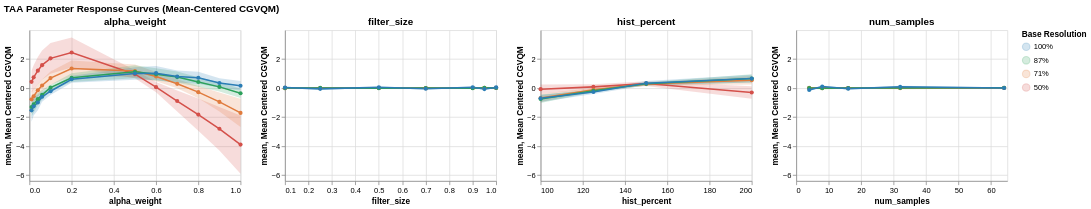

The cell this chart's notebook holds for it:
### Code cell
df_cent = load_df(JSON_PATH, center=True)
agg = df_cent.groupby(['parameter', 'resolution', 'value'])['score_centered'].agg(['mean', 'std', 'count']).reset_index()
agg['ci95'] = 1.96 * (agg['std'] / np.sqrt(agg['count']))
agg['resolution'] = agg['resolution'].astype(str) + '%'

y_min = (agg['mean'] - agg['ci95']).min() - 0.5
y_max = (agg['mean'] + agg['ci95']).max() + 0.5
y_scale = alt.Scale(domain=[y_min, y_max])

charts = []
for param in PARAMS:
    sub = agg[agg['parameter'] == param]
    band = alt.Chart(sub).mark_errorband(opacity=0.2).encode(
        x=alt.X('value:Q', title=param),
        y=alt.Y('mean:Q', scale=y_scale),
        yError='ci95:Q',
        color=alt.Color('resolution:N', scale=color_scale, sort=res_order)
    )
    line = alt.Chart(sub).mark_line(point=True).encode(
        x=alt.X('value:Q', title=param),
        y=alt.Y('mean:Q', title='Mean Centered CGVQM', scale=y_scale),
        color=alt.Color('resolution:N', title='Base Resolution', scale=color_scale, sort=res_order),
        tooltip=['resolution', 'value', alt.Tooltip('mean:Q', format='.3f'), alt.Tooltip('ci95:Q', format='.3f')]
    )
    charts.append((band + line).properties(title=f'{param}', width=280, height=200))

alt.hconcat(*[alt.hconcat(*charts[:2]), alt.hconcat(*charts[2:])]).resolve_scale(color='shared').properties(
    title='TAA Parameter Response Curves (Mean-Centered CGVQM)'
)

### Figure 1 — Vega-Lite specification as saved in the notebook (floating-point values rounded to 4 significant figures)
{"config": {"view": {"continuousWidth": 300, "continuousHeight": 300}}, "hconcat": [{"hconcat": [{"layer": [{"mark": {"type": "errorband", "opacity": 0.2}, "encoding": {"color": {"field": "resolution", "scale": {"domain": ["100%", "87%", "71%", "50%"], "range": ["#2a7db5", "#2ca05a", "#e07b3d", "#d4504a"]}, "sort": ["100%", "87%", "71%", "50%"], "type": "nominal"}, "x": {"field": "value", "title": "alpha_weight", "type": "quantitative"}, "y": {"field": "mean", "scale": {"domain": [-6.397, 3.982]}, "type": "quantitative"}, "yError": {"field": "ci95"}}}, {"mark": {"type": "line", "point": true}, "encoding": {"color": {"field": "resolution", "scale": {"domain": ["100%", "87%", "71%", "50%"], "range": ["#2a7db5", "#2ca05a", "#e07b3d", "#d4504a"]}, "sort": ["100%", "87%", "71%", "50%"], "title": "Base Resolution", "type": "nominal"}, "tooltip": [{"field": "resolution", "type": "nominal"}, {"field": "value", "type": "quantitative"}, {"field": "mean", "format": ".3f", "type": "quantitative"}, {"field": "ci95", "format": ".3f", "type": "quantitative"}], "x": {"field": "value", "title": "alpha_weight", "type": "quantitative"}, "y": {"field": "mean", "scale": {"domain": [-6.397, 3.982]}, "title": "Mean Centered CGVQM", "type": "quantitative"}}}], "data": {"name": "data-637325ffd3760d01943e40e42c86f2dd"}, "height": 200, "title": "alpha_weight", "width": 280}, {"layer": [{"mark": {"type": "errorband", "opacity": 0.2}, "encoding": {"color": {"field": "resolution", "scale": {"domain": ["100%", "87%", "71%", "50%"], "range": ["#2a7db5", "#2ca05a", "#e07b3d", "#d4504a"]}, "sort": ["100%", "87%", "71%", "50%"], "type": "nominal"}, "x": {"field": "value", "title": "filter_size", "type": "quantitative"}, "y": {"field": "mean", "scale": {"domain": [-6.397, 3.982]}, "type": "quantitative"}, "yError": {"field": "ci95"}}}, {"mark": {"type": "line", "point": true}, "encoding": {"color": {"field": "resolution", "scale": {"domain": ["100%", "87%", "71%", "50%"], "range": ["#2a7db5", "#2ca05a", "#e07b3d", "#d4504a"]}, "sort": ["100%", "87%", "71%", "50%"], "title": "Base Resolution", "type": "nominal"}, "tooltip": [{"field": "resolution", "type": "nominal"}, {"field": "value", "type": "quantitative"}, {"field": "mean", "format": ".3f", "type": "quantitative"}, {"field": "ci95", "format": ".3f", "type": "quantitative"}], "x": {"field": "value", "title": "filter_size", "type": "quantitative"}, "y": {"field": "mean", "scale": {"domain": [-6.397, 3.982]}, "title": "Mean Centered CGVQM", "type": "quantitative"}}}], "data": {"name": "data-4c468becb2d68f17247b52808ff0f6a9"}, "height": 200, "title": "filter_size", "width": 280}]}, {"hconcat": [{"layer": [{"mark": {"type": "errorband", "opacity": 0.2}, "encoding": {"color": {"field": "resolution", "scale": {"domain": ["100%", "87%", "71%", "50%"], "range": ["#2a7db5", "#2ca05a", "#e07b3d", "#d4504a"]}, "sort": ["100%", "87%", "71%", "50%"], "type": "nominal"}, "x": {"field": "value", "title": "hist_percent", "type": "quantitative"}, "y": {"field": "mean", "scale": {"domain": [-6.397, 3.982]}, "type": "quantitative"}, "yError": {"field": "ci95"}}}, {"mark": {"type": "line", "point": true}, "encoding": {"color": {"field": "resolution", "scale": {"domain": ["100%", "87%", "71%", "50%"], "range": ["#2a7db5", "#2ca05a", "#e07b3d", "#d4504a"]}, "sort": ["100%", "87%", "71%", "50%"], "title": "Base Resolution", "type": "nominal"}, "tooltip": [{"field": "resolution", "type": "nominal"}, {"field": "value", "type": "quantitative"}, {"field": "mean", "format": ".3f", "type": "quantitative"}, {"field": "ci95", "format": ".3f", "type": "quantitative"}], "x": {"field": "value", "title": "hist_percent", "type": "quantitative"}, "y": {"field": "mean", "scale": {"domain": [-6.397, 3.982]}, "title": "Mean Centered CGVQM", "type": "quantitative"}}}], "data": {"name": "data-9c4e0b7355debc02b711f435f13a50ad"}, "height": 200, "title": "hist_percent", "width": 280}, {"layer": [{"mark": {"type": "errorband", "opacity": 0.2}, "encoding": {"color": {"field": "resolution", "scale": {"domain": ["100%", "87%", "71%", "50%"], "range": ["#2a7db5", "#2ca05a", "#e07b3d", "#d4504a"]}, "sort": ["100%", "87%", "71%", "50%"], "type": "nominal"}, "x": {"field": "value", "title": "num_samples", "type": "quantitative"}, "y": {"field": "mean", "scale": {"domain": [-6.397, 3.982]}, "type": "quantitative"}, "yError": {"field": "ci95"}}}, {"mark": {"type": "line", "point": true}, "encoding": {"color": {"field": "resolution", "scale": {"domain": ["100%", "87%", "71%", "50%"], "range": ["#2a7db5", "#2ca05a", "#e07b3d", "#d4504a"]}, "sort": ["100%", "87%", "71%", "50%"], "title": "Base Resolution", "type": "nominal"}, "tooltip": [{"field": "resolution", "type": "nominal"}, {"field": "value", "type": "quantitative"}, {"field": "mean", "format": ".3f", "type": "quantitative"}, {"field": "ci95", "format": ".3f", "type": "quantitative"}], "x": {"field": "value", "title": "num_samples", "type": "quantitative"}, "y": {"field": "mean", "scale": {"domain": [-6.397, 3.982]}, "title": "Mean Centered CGVQM", "type": "quantitative"}}}], "data": {"name": "data-495fcba746fd2c0a3f455f22866c14bc"}, "height": 200, "title": "num_samples", "width": 280}]}], "resolve": {"scale": {"color": "shared"}}, "title": "TAA Parameter Response Curves (Mean-Centered CGVQM)", "$schema": "https://vega.github.io/schema/vega-lite/v6.1.0.json", "datasets": {"data-637325ffd3760d01943e40e42c86f2dd": [{"parameter": "alpha_weight", "resolution": "50%", "value": 0.01, "mean": 0.4271, "std": 1.724, "count": 20, "ci95": 0.7555}, {"parameter": "alpha_weight", "resolution": "50%", "value": 0.02, "mean": 0.7351, "std": 1.902, "count": 20, "ci95": 0.8337}, {"parameter": "alpha_weight", "resolution": "50%", "value": 0.04, "mean": 1.194, "std": 2.134, "count": 20, "ci95": 0.9352}, {"parameter": "alpha_weight", "resolution": "50%", "value": 0.06, "mean": 1.575, "std": 2.291, "count": 20, "ci95": 1.004}, {"parameter": "alpha_weight", "resolution": "50%", "value": 0.1, "mean": 2.042, "std": 2.42, "count": 20, "ci95": 1.061}, {"parameter": "alpha_weight", "resolution": "50%", "value": 0.2, "mean": 2.447, "std": 2.362, "count": 20, "ci95": 1.035}, {"parameter": "alpha_weight", "resolution": "50%", "value": 0.5, "mean": 0.9498, "std": 0.6141, "count": 20, "ci95": 0.2692}, {"parameter": "alpha_weight", "resolution": "50%", "value": 0.6, "mean": 0.05921, "std": 0.8025, "count": 20, "ci95": 0.3517}, {"parameter": "alpha_weight", "resolution": "50%", "value": 0.7, "mean": -0.8962, "std": 1.655, "count": 20, "ci95": 0.7253}, {"parameter": "alpha_weight", "resolution": "50%", "value": 0.8, "mean": -1.83, "std": 2.522, "count": 20, "ci95": 1.106}, {"parameter": "alpha_weight", "resolution": "50%", "value": 0.9, "mean": -2.807, "std": 3.428, "count": 20, "ci95": 1.502}, {"parameter": "alpha_weight", "resolution": "50%", "value": 1.0, "mean": -3.896, "std": 4.566, "count": 20, "ci95": 2.001}, {"parameter": "alpha_weight", "resolution": "71%", "value": 0.01, "mean": -0.778, "std": 1.218, "count": 20, "ci95": 0.5339}, {"parameter": "alpha_weight", "resolution": "71%", "value": 0.02, "mean": -0.5658, "std": 1.126, "count": 20, "ci95": 0.4935}, {"parameter": "alpha_weight", "resolution": "71%", "value": 0.04, "mean": -0.1546, "std": 0.985, "count": 20, "ci95": 0.4317}, {"parameter": "alpha_weight", "resolution": "71%", "value": 0.06, "mean": 0.1716, "std": 0.9363, "count": 20, "ci95": 0.4104}, {"parameter": "alpha_weight", "resolution": "71%", "value": 0.1, "mean": 0.6819, "std": 1.029, "count": 20, "ci95": 0.4511}, {"parameter": "alpha_weight", "resolution": "71%", "value": 0.2, "mean": 1.346, "std": 1.236, "count": 20, "ci95": 0.5415}, {"parameter": "alpha_weight", "resolution": "71%", "value": 0.5, "mean": 1.174, "std": 1.004, "count": 20, "ci95": 0.4401}, {"parameter": "alpha_weight", "resolution": "71%", "value": 0.6, "mean": 0.79, "std": 0.7316, "count": 20, "ci95": 0.3207}, {"parameter": "alpha_weight", "resolution": "71%", "value": 0.7, "mean": 0.2887, "std": 0.7044, "count": 20, "ci95": 0.3087}, {"parameter": "alpha_weight", "resolution": "71%", "value": 0.8, "mean": -0.2841, "std": 0.9678, "count": 20, "ci95": 0.4241}, {"parameter": "alpha_weight", "resolution": "71%", "value": 0.9, "mean": -0.956, "std": 1.489, "count": 20, "ci95": 0.6526}, {"parameter": "alpha_weight", "resolution": "71%", "value": 1.0, "mean": -1.714, "std": 2.23, "count": 20, "ci95": 0.9773}, {"parameter": "alpha_weight", "resolution": "87%", "value": 0.01, "mean": -1.313, "std": 1.535, "count": 20, "ci95": 0.6727}, {"parameter": "alpha_weight", "resolution": "87%", "value": 0.02, "mean": -1.129, "std": 1.32, "count": 20, "ci95": 0.5787}, {"parameter": "alpha_weight", "resolution": "87%", "value": 0.04, "mean": -0.7645, "std": 0.9718, "count": 20, "ci95": 0.4259}, {"parameter": "alpha_weight", "resolution": "87%", "value": 0.06, "mean": -0.4751, "std": 0.7601, "count": 20, "ci95": 0.3331}, {"parameter": "alpha_weight", "resolution": "87%", "value": 0.1, "mean": 0.02669, "std": 0.4599, "count": 20, "ci95": 0.2016}, {"parameter": "alpha_weight", "resolution": "87%", "value": 0.2, "mean": 0.71, "std": 0.6941, "count": 20, "ci95": 0.3042}, {"parameter": "alpha_weight", "resolution": "87%", "value": 0.5, "mean": 1.123, "std": 1.024, "count": 20, "ci95": 0.449}, {"parameter": "alpha_weight", "resolution": "87%", "value": 0.6, "mean": 0.9397, "std": 0.9643, "count": 20, "ci95": 0.4226}, {"parameter": "alpha_weight", "resolution": "87%", "value": 0.7, "mean": 0.7514, "std": 0.8775, "count": 20, "ci95": 0.3846}, {"parameter": "alpha_weight", "resolution": "87%", "value": 0.8, "mean": 0.4137, "std": 0.7275, "count": 20, "ci95": 0.3189}, {"parameter": "alpha_weight", "resolution": "87%", "value": 0.9, "mean": 0.07836, "std": 0.7122, "count": 20, "ci95": 0.3121}, {"parameter": "alpha_weight", "resolution": "87%", "value": 1.0, "mean": -0.3609, "std": 0.7521, "count": 20, "ci95": 0.3296}, {"parameter": "alpha_weight", "resolution": "100%", "value": 0.01, "mean": -1.538, "std": 1.774, "count": 20, "ci95": 0.7776}, {"parameter": "alpha_weight", "resolution": "100%", "value": 0.02, "mean": -1.262, "std": 1.452, "count": 20, "ci95": 0.6363}, {"parameter": "alpha_weight", "resolution": "100%", "value": 0.04, "mean": -0.9962, "std": 1.203, "count": 20, "ci95": 0.5273}, {"parameter": "alpha_weight", "resolution": "100%", "value": 0.06, "mean": -0.6009, "std": 0.7988, "count": 20, "ci95": 0.3501}, {"parameter": "alpha_weight", "resolution": "100%", "value": 0.1, "mean": -0.2217, "std": 0.5909, "count": 20, "ci95": 0.259}, {"parameter": "alpha_weight", "resolution": "100%", "value": 0.2, "mean": 0.6026, "std": 0.5596, "count": 20, "ci95": 0.2453}, {"parameter": "alpha_weight", "resolution": "100%", "value": 0.5, "mean": 0.9991, "std": 0.9849, "count": 20, "ci95": 0.4316}, {"parameter": "alpha_weight", "resolution": "100%", "value": 0.6, "mean": 1.022, "std": 1.122, "count": 20, "ci95": 0.4919}, {"parameter": "alpha_weight", "resolution": "100%", "value": 0.7, "mean": 0.7897, "std": 0.9347, "count": 20, "ci95": 0.4096}, {"parameter": "alpha_weight", "resolution": "100%", "value": 0.8, "mean": 0.7074, "std": 0.9555, "count": 20, "ci95": 0.4188}, {"parameter": "alpha_weight", "resolution": "100%", "value": 0.9, "mean": 0.3461, "std": 0.7362, "count": 20, "ci95": 0.3227}, {"parameter": "alpha_weight", "resolution": "100%", "value": 1.0, "mean": 0.1529, "std": 0.741, "count": 20, "ci95": 0.3248}], "data-4c468becb2d68f17247b52808ff0f6a9": [{"parameter": "filter_size", "resolution": "50%", "value": 0.1, "mean": 0.005882, "std": 0.08596, "count": 20, "ci95": 0.03767}, {"parameter": "filter_size", "resolution": "50%", "value": 0.25, "mean": -0.01539, "std": 0.1191, "count": 20, "ci95": 0.05218}, {"parameter": "filter_size", "resolution": "50%", "value": 0.5, "mean": -0.0008203, "std": 0.07591, "count": 20, "ci95": 0.03327}, {"parameter": "filter_size", "resolution": "50%", "value": 0.7, "mean": -0.0131, "std": 0.1167, "count": 20, "ci95": 0.05115}, {"parameter": "filter_size", "resolution": "50%", "value": 0.9, "mean": 0.002611, "std": 0.08599, "count": 20, "ci95": 0.03769}, {"parameter": "filter_size", "resolution": "50%", "value": 0.95, "mean": 0.001544, "std": 0.08755, "count": 20, "ci95": 0.03837}, {"parameter": "filter_size", "resolution": "50%", "value": 1.0, "mean": 0.01927, "std": 0.08623, "count": 20, "ci95": 0.03779}, {"parameter": "filter_size", "resolution": "71%", "value": 0.1, "mean": -0.01644, "std": 0.1297, "count": 20, "ci95": 0.05685}, {"parameter": "filter_size", "resolution": "71%", "value": 0.25, "mean": 0.002828, "std": 0.1213, "count": 20, "ci95": 0.05317}, {"parameter": "filter_size", "resolution": "71%", "value": 0.5, "mean": 0.002011, "std": 0.09059, "count": 20, "ci95": 0.0397}, {"parameter": "filter_size", "resolution": "71%", "value": 0.7, "mean": -0.001454, "std": 0.1235, "count": 20, "ci95": 0.05412}, {"parameter": "filter_size", "resolution": "71%", "value": 0.9, "mean": 0.004888, "std": 0.07667, "count": 20, "ci95": 0.0336}, {"parameter": "filter_size", "resolution": "71%", "value": 0.95, "mean": 0.008458, "std": 0.1315, "count": 20, "ci95": 0.05765}, {"parameter": "filter_size", "resolution": "71%", "value": 1.0, "mean": -0.000286, "std": 0.08694, "count": 20, "ci95": 0.0381}, {"parameter": "filter_size", "resolution": "87%", "value": 0.1, "mean": -0.00324, "std": 0.1185, "count": 20, "ci95": 0.05194}, {"parameter": "filter_size", "resolution": "87%", "value": 0.25, "mean": 0.007664, "std": 0.1598, "count": 20, "ci95": 0.07004}, {"parameter": "filter_size", "resolution": "87%", "value": 0.5, "mean": -0.01524, "std": 0.1132, "count": 20, "ci95": 0.04962}, {"parameter": "filter_size", "resolution": "87%", "value": 0.7, "mean": 0.004368, "std": 0.1424, "count": 20, "ci95": 0.06239}, {"parameter": "filter_size", "resolution": "87%", "value": 0.9, "mean": -0.008183, "std": 0.1168, "count": 20, "ci95": 0.05118}, {"parameter": "filter_size", "resolution": "87%", "value": 0.95, "mean": 0.01694, "std": 0.1544, "count": 20, "ci95": 0.06765}, {"parameter": "filter_size", "resolution": "87%", "value": 1.0, "mean": -0.002306, "std": 0.1206, "count": 20, "ci95": 0.05286}, {"parameter": "filter_size", "resolution": "100%", "value": 0.1, "mean": 0.03795, "std": 0.1085, "count": 20, "ci95": 0.04753}, {"parameter": "filter_size", "resolution": "100%", "value": 0.25, "mean": -0.05901, "std": 0.1516, "count": 20, "ci95": 0.06645}, {"parameter": "filter_size", "resolution": "100%", "value": 0.5, "mean": 0.04708, "std": 0.1032, "count": 20, "ci95": 0.04524}, {"parameter": "filter_size", "resolution": "100%", "value": 0.7, "mean": -0.04658, "std": 0.1397, "count": 20, "ci95": 0.06124}, {"parameter": "filter_size", "resolution": "100%", "value": 0.9, "mean": 0.05158, "std": 0.09888, "count": 20, "ci95": 0.04334}, {"parameter": "filter_size", "resolution": "100%", "value": 0.95, "mean": -0.07288, "std": 0.1291, "count": 20, "ci95": 0.05659}, {"parameter": "filter_size", "resolution": "100%", "value": 1.0, "mean": 0.04187, "std": 0.1101, "count": 20, "ci95": 0.04827}], "data-9c4e0b7355debc02b711f435f13a50ad": [{"parameter": "hist_percent", "resolution": "50%", "value": 100.0, "mean": -0.07749, "std": 0.727, "count": 20, "ci95": 0.3186}, {"parameter": "hist_percent", "resolution": "50%", "value": 125.0, "mean": 0.07866, "std": 0.4157, "count": 20, "ci95": 0.1822}, {"parameter": "hist_percent", "resolution": "50%", "value": 150.0, "mean": 0.3059, "std": 0.3843, "count": 20, "ci95": 0.1684}, {"parameter": "hist_percent", "resolution": "50%", "value": 200.0, "mean": -0.307, "std": 0.9873, "count": 20, "ci95": 0.4327}, {"parameter": "hist_percent", "resolution": "71%", "value": 100.0, "mean": -0.6867, "std": 0.6476, "count": 20, "ci95": 0.2838}, {"parameter": "hist_percent", "resolution": "71%", "value": 125.0, "mean": -0.1179, "std": 0.254, "count": 20, "ci95": 0.1113}, {"parameter": "hist_percent", "resolution": "71%", "value": 150.0, "mean": 0.2706, "std": 0.2423, "count": 20, "ci95": 0.1062}, {"parameter": "hist_percent", "resolution": "71%", "value": 200.0, "mean": 0.534, "std": 0.6629, "count": 20, "ci95": 0.2905}, {"parameter": "hist_percent", "resolution": "87%", "value": 100.0, "mean": -0.7567, "std": 0.6414, "count": 20, "ci95": 0.2811}, {"parameter": "hist_percent", "resolution": "87%", "value": 125.0, "mean": -0.187, "std": 0.2503, "count": 20, "ci95": 0.1097}, {"parameter": "hist_percent", "resolution": "87%", "value": 150.0, "mean": 0.2871, "std": 0.2471, "count": 20, "ci95": 0.1083}, {"parameter": "hist_percent", "resolution": "87%", "value": 200.0, "mean": 0.6566, "std": 0.6479, "count": 20, "ci95": 0.2839}, {"parameter": "hist_percent", "resolution": "100%", "value": 100.0, "mean": -0.711, "std": 0.5855, "count": 20, "ci95": 0.2566}, {"parameter": "hist_percent", "resolution": "100%", "value": 125.0, "mean": -0.2753, "std": 0.324, "count": 20, "ci95": 0.142}, {"parameter": "hist_percent", "resolution": "100%", "value": 150.0, "mean": 0.3364, "std": 0.327, "count": 20, "ci95": 0.1433}, {"parameter": "hist_percent", "resolution": "100%", "value": 200.0, "mean": 0.6499, "std": 0.615, "count": 20, "ci95": 0.2695}], "data-495fcba746fd2c0a3f455f22866c14bc": [{"parameter": "num_samples", "resolution": "50%", "value": 4.0, "mean": -0.02612, "std": 0.1058, "count": 20, "ci95": 0.04638}, {"parameter": "num_samples", "resolution": "50%", "value": 8.0, "mean": 0.0175, "std": 0.1222, "count": 20, "ci95": 0.05357}, {"parameter": "num_samples", "resolution": "50%", "value": 16.0, "mean": -0.00503, "std": 0.07608, "count": 20, "ci95": 0.03334}, {"parameter": "num_samples", "resolution": "50%", "value": 32.0, "mean": 0.0165, "std": 0.1273, "count": 20, "ci95": 0.05578}, {"parameter": "num_samples", "resolution": "50%", "value": 64.0, "mean": -0.00285, "std": 0.0846, "count": 20, "ci95": 0.03708}, {"parameter": "num_samples", "resolution": "71%", "value": 4.0, "mean": 0.01173, "std": 0.113, "count": 20, "ci95": 0.04953}, {"parameter": "num_samples", "resolution": "71%", "value": 8.0, "mean": -0.01849, "std": 0.1407, "count": 20, "ci95": 0.06168}, {"parameter": "num_samples", "resolution": "71%", "value": 16.0, "mean": -0.001367, "std": 0.09589, "count": 20, "ci95": 0.04202}, {"parameter": "num_samples", "resolution": "71%", "value": 32.0, "mean": -0.007103, "std": 0.1578, "count": 20, "ci95": 0.06915}, {"parameter": "num_samples", "resolution": "71%", "value": 64.0, "mean": 0.01523, "std": 0.1062, "count": 20, "ci95": 0.04653}, {"parameter": "num_samples", "resolution": "87%", "value": 4.0, "mean": -0.005715, "std": 0.1212, "count": 20, "ci95": 0.05313}, {"parameter": "num_samples", "resolution": "87%", "value": 8.0, "mean": -0.01517, "std": 0.1584, "count": 20, "ci95": 0.06942}, {"parameter": "num_samples", "resolution": "87%", "value": 16.0, "mean": -0.002975, "std": 0.1271, "count": 20, "ci95": 0.0557}, {"parameter": "num_samples", "resolution": "87%", "value": 32.0, "mean": 0.003477, "std": 0.1656, "count": 20, "ci95": 0.07257}, {"parameter": "num_samples", "resolution": "87%", "value": 64.0, "mean": 0.02038, "std": 0.09469, "count": 20, "ci95": 0.0415}, {"parameter": "num_samples", "resolution": "100%", "value": 4.0, "mean": -0.1394, "std": 0.1393, "count": 20, "ci95": 0.06106}, {"parameter": "num_samples", "resolution": "100%", "value": 8.0, "mean": 0.09804, "std": 0.1543, "count": 20, "ci95": 0.06764}, {"parameter": "num_samples", "resolution": "100%", "value": 16.0, "mean": -0.04378, "std": 0.114, "count": 20, "ci95": 0.04997}, {"parameter": "num_samples", "resolution": "100%", "value": 32.0, "mean": 0.08764, "std": 0.1613, "count": 20, "ci95": 0.07069}, {"parameter": "num_samples", "resolution": "100%", "value": 64.0, "mean": -0.002503, "std": 0.1019, "count": 20, "ci95": 0.04464}]}}
